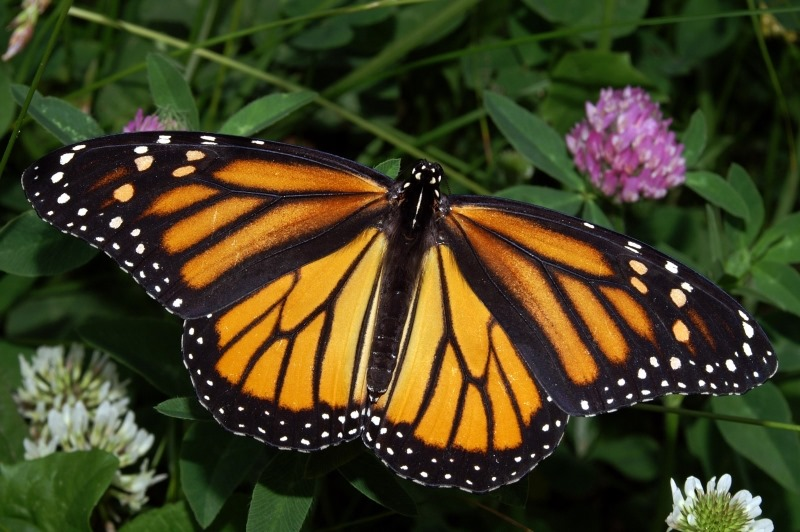
#> input picture Edge Detection/images7.jpg, 800 x 532 px, found by its file name
$ python image_proc3.py
#> lines starting #> are read from the running program, lines starting #| are printed output that depends on the picture
import matplotlib.image as mpimg
import matplotlib.pyplot as plt
import numpy as np
import time

#path = (Specify path here)

def cvt2gray(img):
    m = np.dot(img,[1, 1, 1])//3
    arr = np.array(m, dtype= "float64")
    print(arr)
    return arr

img = mpimg.imread("/home/thedarkcoder/images7.jpg")
#> img is the input picture: shape (532, 800, 3); mean R, G, B 66.8, 63.4, 33

image = cvt2gray(img)
#> in cvt2gray, `m = np.dot(img,[1, 1, 1])//3`:
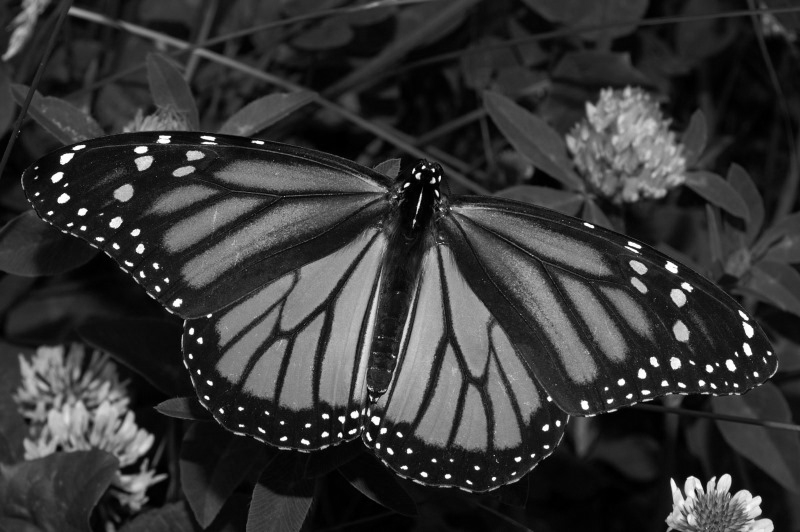
#> m: shape (532, 800) int64; min 0, max 255, mean 54.1
#> (printed output is left out)
image /= 255
for i in image:
    for j in range(len(i) - 1):
        if np.abs(i[j] - i[j + 1]) <= 0.03:
            i[j] = 0
        else:
            i[j] = 255

print(image)
#> (printed output is left out)

loc_time = time.localtime(time.time())
m = str(loc_time.tm_year) + str(loc_time.tm_mon) + str(loc_time.tm_mday) + str(loc_time.tm_hour) + str(loc_time.tm_min) + str(loc_time.tm_sec)
img_save_name = 'edge_det_' + m + ".jpg"

plt.imshow(img)
plt.waitforbuttonpress()
plt.imsave(img_save_name, image)
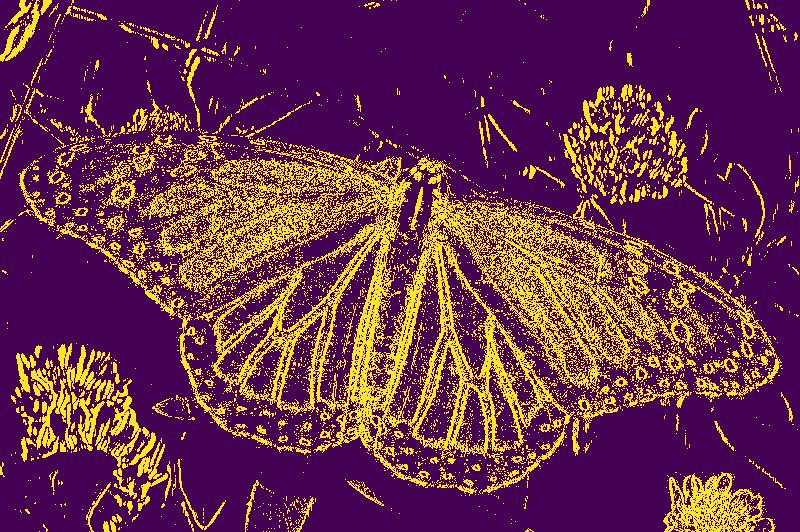
#> saved as edge_det_2026112019215.jpg: shape (532, 800, 3); mean R, G, B 105.7, 48.7, 76.5
plt.imshow(image,cmap = 'gray')
plt.waitforbuttonpress()
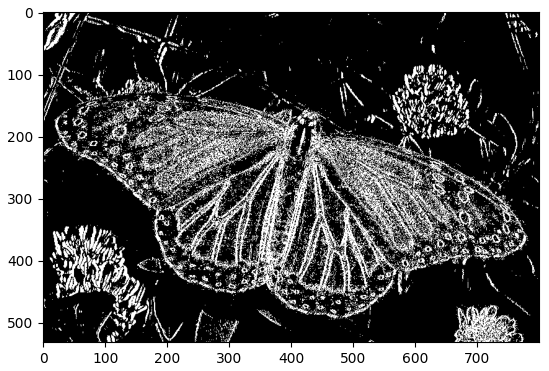
#> figure drawn by matplotlib, 1 panel

$ run again, with Edge Detection/sample.jpg copied over Edge Detection/images7.jpg
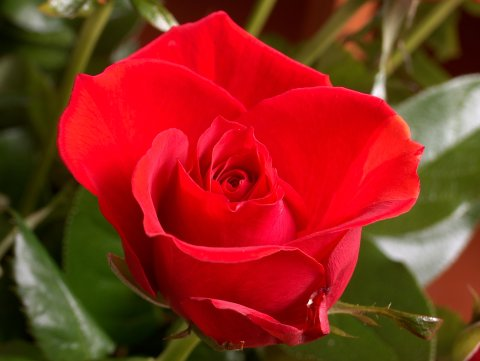
#> input picture Edge Detection/sample.jpg, 480 x 361 px, found by its file name
#> img is the input picture: shape (361, 480, 3); mean R, G, B 139.9, 43.9, 28.2
#> (printed output is left out)
#> (printed output is left out)
#> `plt.imsave(img_save_name, image)`:
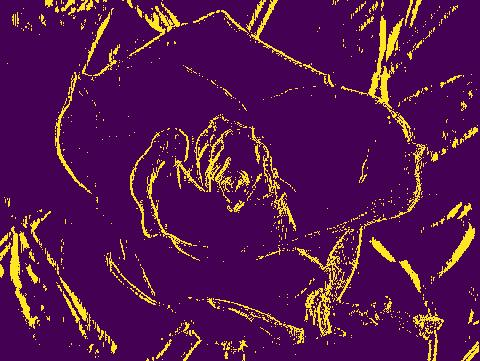
#> saved as edge_det_2026112019216.jpg: shape (361, 480, 3); mean R, G, B 83.8, 21.1, 79.8
#> `plt.waitforbuttonpress()`:
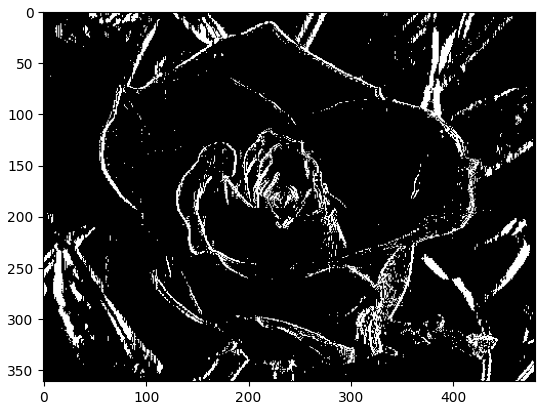
#> figure drawn by matplotlib, 1 panel
